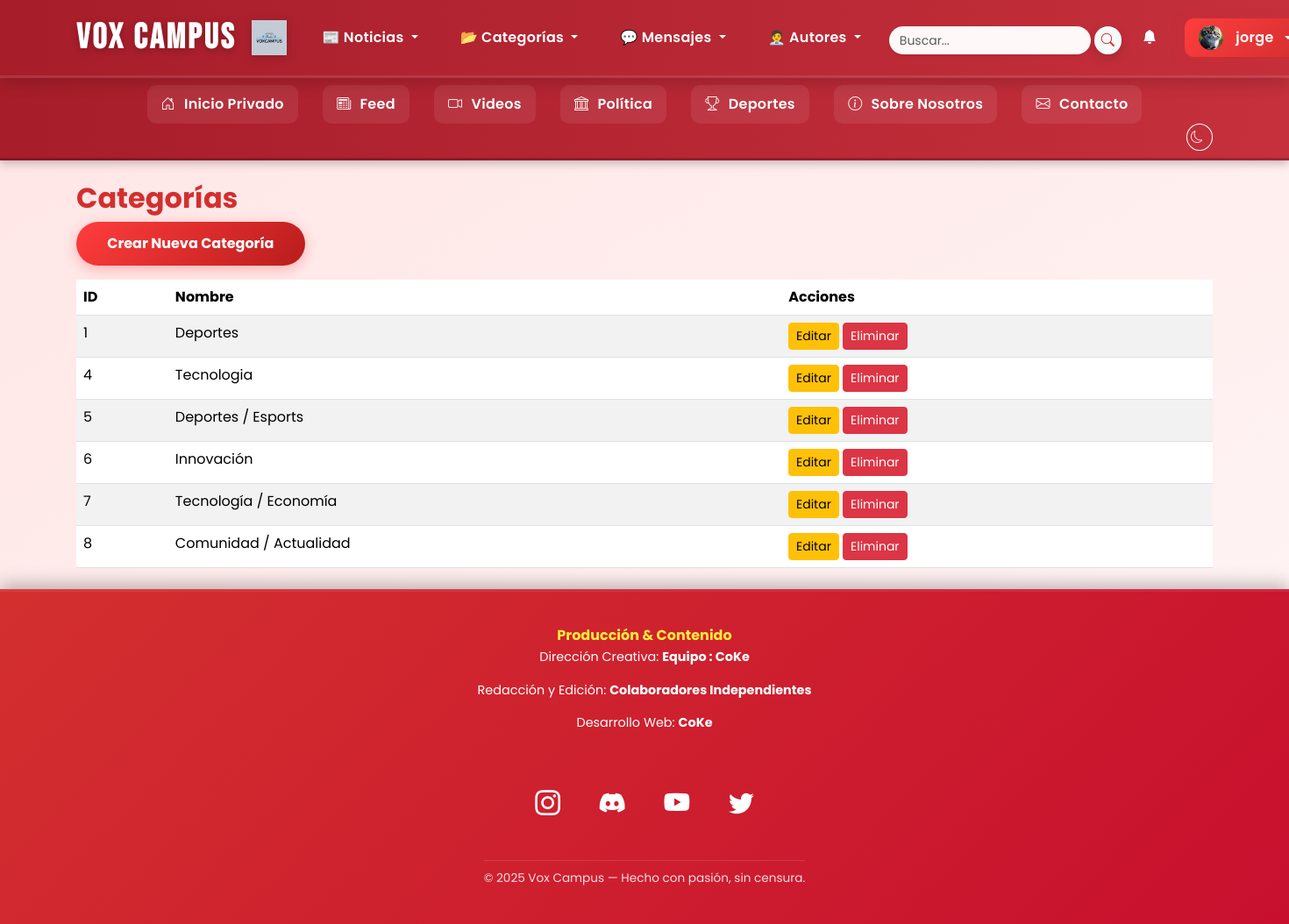
/categorias/ (signed in), run on the app's committed database.
### noticias/models.py (models this page shows, shortened)
class Perfil(models.Model):
    user = models.OneToOneField(User, on_delete=models.CASCADE, related_name='perfil')
    bio = models.TextField(blank=True, null=True)
    avatar = models.ImageField(upload_to='avatares/', blank=True, null=True)
    rol = models.CharField(
        max_length=20,
        choices=[('autor', 'Autor'), ('admin', 'Administrador')],
        default='autor'
    )

class Categoria(models.Model):
    nombre = models.CharField(max_length=50, unique=True)

### noticias/views.py (the view)
# urls.py: path('categorias/', views.categoria_lista, name='categoria_lista'),
@login_required
def categoria_lista(request):
    categorias = Categoria.objects.all()
    return render(request, 'noticias/categoria_lista.html', {'categorias': categorias})

### noticias/context_processors.py (called while the page is built)
def contadores_globales(request):
    if request.user.is_authenticated:
        notif_count = Notificacion.objects.filter(usuario=request.user, leido=False).count()
        mensajes_no_leidos = Mensaje.objects.filter(receptor=request.user, leido=False).count() if hasattr(request.user, 'mensaje_set') else 0
    else:
        notif_count = 0
        mensajes_no_leidos = 0
    return {
        'notif_count': notif_count,
        'mensajes_no_leidos': mensajes_no_leidos,
    }

def notificaciones_context(request):
    if request.user.is_authenticated:
        notif_count = Notificacion.objects.filter(usuario=request.user, leido=False).count()
    else:
        notif_count = 0
    return {'notif_count': notif_count}

### templates/noticias/categoria_lista.html (shortened to what this page needs)
{% extends 'noticias/base.html' %}
{% block content %}
<h2>Categorías</h2>
<a href="{% url 'categoria_crear' %}" class="btn btn-primary mb-3">Crear Nueva Categoría</a>
<table class="table table-striped">
   <thead>
      <tr>
         <th>ID</th>
         <th>Nombre</th>
         <th>Acciones</th>
      </tr>
   </thead>
   <tbody>
      {% for categoria in categorias %}
      <tr>
         <td>{{ categoria.id }}</td>
         <td>{{ categoria.nombre }}</td>
         <td>
            <a href="{% url 'categoria_editar' categoria.id %}" class="btn btn-warning btn-sm">Editar</a>
            {% if user.is_superuser %}
            <a href="{% url 'confirmar_eliminar_categoria_admin' categoria.id %}" class="btn btn-danger btn-sm">
            Eliminar
            </a>
            {% endif %}
         </td>
      </tr>
      {% endfor %}
   </tbody>
</table>
{% endblock %}

### templates/noticias/base.html (shortened to what this page needs)
{% load static %}
<!DOCTYPE html>
<html lang="es">
<head>
   <link href="https://cdn.jsdelivr.net/npm/bootstrap@5.3.2/dist/css/bootstrap.min.css" rel="stylesheet" />
   <link href="https://cdn.jsdelivr.net/npm/bootstrap-icons@1.11.1/font/bootstrap-icons.css" rel="stylesheet" />
   <link rel="stylesheet" href="{% static 'webnoticias/css/style.css' %}?v=v38" />
</head>
<body>
   <nav class="navbar navbar-expand-lg navbar-dark bg-danger shadow">
      <div class="container">
         <a class="navbar-brand d-flex align-items-center fw-bold"
            href="{% if user.is_authenticated and user.is_superuser %}{% url 'panel_privado' %}{% else %}{% url 'index' %}{% endif %}">
            <span class="me-2 text-white">Vox Campus</span>
            <img src="{% static 'WebNoticias/img/logo.png' %}" alt="Logo Vox Campus"
                 style="height:40px; width:auto; object-fit:contain;" />
         </a>
         <div class="collapse navbar-collapse" id="navbarNav">
            <ul class="navbar-nav mx-auto align-items-center gap-2">
               {% if user.is_authenticated and user.is_superuser or user.is_authenticated and user.is_staff %}
               <li class="nav-item dropdown">
                  <a class="nav-link dropdown-toggle" href="#" id="noticiasDropdown" role="button" data-bs-toggle="dropdown">
                     📰 Noticias
                  </a>
               </li>
               {% endif %}
               {% if user.is_superuser %}
               <li class="nav-item dropdown">
                  <a class="nav-link dropdown-toggle" href="#" id="categoriasDropdown" role="button" data-bs-toggle="dropdown">
                     📂 Categorías
                  </a>
               </li>
               {% endif %}
               {% if user.is_authenticated %}
               <li class="nav-item dropdown">
                  <a class="nav-link dropdown-toggle" href="#" id="mensajesDropdown" role="button" data-bs-toggle="dropdown">
                     💬 Mensajes
                  </a>
               </li>
               {% endif %}
               {% if user.is_authenticated %}
               <li class="nav-item dropdown">
                  <a class="nav-link dropdown-toggle" href="#" id="reporterosDropdown" role="button" data-bs-toggle="dropdown" aria-expanded="false">
                     🧑‍💼 Autores
                  </a>
                     {% if user.is_superuser %}
               </li>
               {% endif %}
             {% endif %}
            </ul>
            <ul class="navbar-nav align-items-center gap-0">
               {% if user.is_authenticated %}
                  <li class="nav-item">
                     <form id="buscador" class="d-flex align-items-center" role="search" method="get" action="{% url 'buscar' %}">
                        <input id="input-busqueda" class="form-control form-control-sm rounded-pill shadow-sm border-0 me-1"
                           type="search" placeholder="Buscar..." name="q" required />
                        <button class="btn btn-light btn-sm rounded-pill px-2 py-0" type="submit" style="height:32px;">
                           <i class="bi bi-search text-danger"></i>
                        </button>
                     </form>
                  </li>
                  <li class="nav-item position-relative">
                     <a href="{% url 'notificaciones' %}" class="nav-link position-relative">
                        <i class="bi bi-bell-fill"></i>
                     </a>
                  </li>
                  <li class="nav-item dropdown">
                     <a class="nav-link dropdown-toggle btn-login px-3 py-2" href="#" id="userDropdown"
                        role="button" data-bs-toggle="dropdown">
                        {% if user.perfil.avatar %}
                           <img src="{{ user.perfil.avatar.url }}" alt="avatar"
                              style="width:28px; height:28px; border-radius:50%; object-fit:cover; margin-right:6px;" />
                        {% else %}
                           <i class="bi bi-person-circle me-1"></i>
                        {% endif %}
                        {{ user.username }}
                     </a>
                  </li>
               {% else %}
                  <li class="nav-item"><a class="btn btn-login fw-bold px-3 py-1" href="{% url 'login' %}">Iniciar Sesión</a></li>
                  <li class="nav-item"><a href="{% url 'registro' %}" class="btn-register px-3 py-1">Regístrate</a></li>
               {% endif %}
            </ul>
         </div>
      </div>
   </nav>
   <div class="subnav">
      <div class="container text-center py-2">
         {% if user.is_authenticated and user.is_superuser %}
            <a href="{% url 'panel_privado' %}" class="subnav-link"><i class="bi bi-house-door"></i> Inicio Privado</a>
         {% else %}
            <a href="{% url 'index' %}" class="subnav-link"><i class="bi bi-house"></i> Inicio</a>
         {% endif %}
         <a href="{% url 'feed' %}" class="subnav-link"><i class="bi bi-newspaper"></i> Feed</a>
         <a href="{% url 'videos' %}" class="subnav-link"><i class="bi bi-camera-video"></i> Videos</a>
         <a href="{% url 'politica' %}" class="subnav-link"><i class="bi bi-bank"></i> Política</a>
         <a href="{% url 'deportes' %}" class="subnav-link"><i class="bi bi-trophy"></i> Deportes</a>
         <a href="{% url 'sobre' %}" class="subnav-link"><i class="bi bi-info-circle"></i> Sobre Nosotros</a>
         <a href="{% url 'contacto' %}" class="subnav-link"><i class="bi bi-envelope"></i> Contacto</a>
         <li class="nav-item d-flex align-items-center ms-2">
            <button id="theme-toggle" class="btn btn-outline-light btn-sm rounded-circle p-1" title="Cambiar tema">
               <i class="bi bi-moon"></i>
            </button>
         </li>
      </div>
   </div>
   <main class="container my-4">
      {% block content %}{% endblock %}
   </main>
   <footer class="footer-premium">
      <div class="footer-container">
         <div class="footer-credits">
            <h4>Producción & Contenido</h4>
            <p>Dirección Creativa: <strong>Equipo : CoKe</strong></p>
            <p>Redacción y Edición: <strong>Colaboradores Independientes</strong></p>
            <p>Desarrollo Web: <strong>CoKe</strong></p>
         </div>
         <div class="footer-social">
            <a href="https://www.instagram.com" target="_blank" class="social-icon"><i class="bi bi-instagram"></i></a>
            <a href="https://discord.com" target="_blank" class="social-icon"><i class="bi bi-discord"></i></a>
            <a href="https://www.youtube.com" target="_blank" class="social-icon"><i class="bi bi-youtube"></i></a>
            <a href="https://twitter.com" target="_blank" class="social-icon"><i class="bi bi-twitter"></i></a>
         </div>
         <div class="footer-bottom">
            <p>&copy; 2025 Vox Campus — Hecho con pasión, sin censura.</p>
         </div>
      </div>
   </footer>
</body>
</html>

### noticias/static/WebNoticias/css/base.css (style rules this page uses)
body { font-family: 'Poppins', sans-serif; color: #212529; scroll-behavior: smooth; margin: 0; background: linear-gradient(145deg, #ffe5e5, #fff6f6); background-attachment: fixed; transition: background-color 0.4s ease, color 0.4s ease; }
a { text-decoration: none; transition: all 0.2s ease; }
.container main, main.container { display:block; }
.navbar-brand img { height: 75px; width: auto; margin-left: 10px; vertical-align: middle; display: inline-block; filter: drop-shadow(0 2px 6px rgba(0,0,0,0.18)); }

### noticias/static/WebNoticias/css/navbar.css (style rules this page uses)
.navbar { background: linear-gradient(90deg, #a71d2a, #c5303c); box-shadow: 0 4px 10px rgba(0,0,0,0.4); border-bottom: 2px solid rgba(255,255,255,0.1); }
.navbar-brand { font-family: 'Bebas Neue','Montserrat',Arial,sans-serif; font-size: 2.5rem; letter-spacing: 3px; color: #fff !important; text-shadow: 0 2px 8px rgba(0,0,0,0.25); transition: transform 0.2s, text-shadow 0.3s; padding-right: 8px; }
.navbar-nav .nav-item { margin: 0 8px; }
.navbar .nav-link { color: #fff; font-weight: 600; letter-spacing: 0.3px; transition: all 0.3s ease; border-radius: 10px; padding: 8px 14px; font-size: 1rem; margin-right: .5rem; }
#theme-toggle { margin-left: auto;; border-color: #fff; color: #fff; transition: all 0.3s ease; }
.subnav { background: linear-gradient(90deg, #a71d2a, #c5303c); border-top: 1px solid rgba(255,255,255,0.15); border-bottom: 3px solid rgba(0,0,0,0.2); box-shadow: 0 3px 10px rgba(0,0,0,0.25); animation: fadeInDown 0.5s ease both; }
.subnav .subnav-link { display: inline-block; color: #fff; font-weight: 600; letter-spacing: 0.3px; margin: 0 12px; padding: 10px 16px; border-radius: 10px; text-decoration: none; background: rgba(255,255,255,0.08); transition: all 0.3s ease; }
.subnav i { margin-right: 6px; opacity: 0.9; }
.navbar-nav.align-items-center { align-items: center !important; }
#buscador { display: flex; align-items: center; margin-top: 5px; }
.navbar-nav.align-items-center > .nav-item { display: flex; align-items: center; }
#input-busqueda { height: 32px; line-height: 32px; padding: 0 10px; width: 200px; max-width: 240px; transition: all 0.3s ease; }
.navbar .nav-item:nth-child(4) { margin-right: 8px; }
#input-busqueda { height: 32px; line-height: 32px; padding: 0 12px; width: 230px; max-width: 280px; background: #fff8f8; transition: all 0.3s ease; }

### noticias/static/WebNoticias/css/panel.css (style rules this page uses)
.navbar, .navbar * { position: relative; z-index: 1000; }

### noticias/static/WebNoticias/css/forms.css (style rules this page uses)
form input, form textarea, form select { border-radius:.5rem; border:1px solid #ced4da; padding:.75rem 1rem; transition:all .3s ease; }
.btn-login { background:linear-gradient(135deg,#ff3d3d,#d32f2f); color:#fff!important; border:none; border-radius:50px; padding:.65rem 1.8rem; font-weight:700; letter-spacing:.4px; font-size:1.05rem; transition:all .3s ease; box-shadow:0 4px 15px rgba(211,47,47,0.35); display:flex; align-items:center; justify-content:center; gap:8px; margin:0; }
.btn-primary { background:linear-gradient(135deg,#ff3d3d,#b91c1c); color:#fff; border:none; border-radius:50px; padding:.8rem 2.2rem; font-weight:700; transition:all .3s ease; box-shadow:0 4px 15px rgba(255,0,0,.25); }
form .btn { border:none; border-radius:12px; font-weight:700; padding:.6rem 1.4rem; font-size:.95rem; transition:all .3s ease; box-shadow:0 4px 12px rgba(0,0,0,.15); vertical-align:middle; }
form .btn, form a.btn { display:inline-flex; align-items:center; justify-content:center; text-decoration:none; height:45px; line-height:1; }

### noticias/static/WebNoticias/css/footer.css (style rules this page uses)
.footer-premium { background:linear-gradient(135deg,#d32f2f,#c8102e); color:#fff; text-align:center; padding:40px 15px 25px; border-top:3px solid rgba(255,255,255,.1); box-shadow:0 -6px 18px rgba(0,0,0,.25); }
.footer-container { max-width:1100px; margin:0 auto; display:flex; flex-direction:column; align-items:center; gap:1.5rem; }
.footer-credits { font-size:.9rem; color:#fff; }
.footer-credits h4 { color:#ffeb3b; font-weight:700; margin-bottom:.3rem; font-size:1rem; }
.footer-social { display:flex; justify-content:center; gap:1.3rem; margin-top:1.2rem; }
.footer-social .social-icon { color:#fff; font-size:1.6rem; transition:all .3s ease; }
.footer-bottom { border-top:1px solid rgba(255,255,255,.15); margin-top:1.2rem; padding-top:10px; font-size:.85rem; opacity:.85; }
.footer-premium .social-icon { font-size:1.8rem; color:#fff; margin:0 12px; transition: all .3s ease; }

### noticias/static/WebNoticias/css/perfil.css (style rules this page uses)
.badge.bg-danger, { background: linear-gradient(135deg,#dc3545,#f85b69); }

### noticias/static/WebNoticias/css/responsive.css (style rules this page uses)
html { scroll-behavior: smooth; }

### data on the page
Categoria: id "1", nombre "Deportes"
Categoria: id "4", nombre "Tecnologia"
Categoria: id "5", nombre "Deportes / Esports"
Categoria: id "6", nombre "Innovación"
Categoria: id "7", nombre "Tecnología / Economía"
Categoria: id "8", nombre "Comunidad / Actualidad"

### other printed values
{{ user.username }} "jorge"
